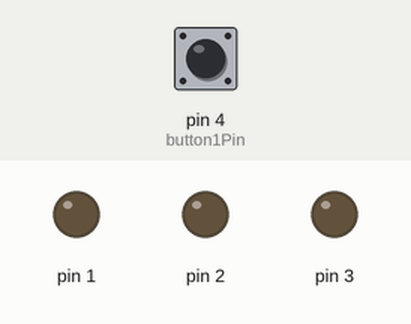
Simulated run of this sketch. Board: Arduino Uno, built with avr-gcc and run on an emulated ATmega328P. Parts: output pins drawn as LEDs (lit = HIGH). Inputs (shaded band) come from the test bench; at power-on: pin 4 (button1Pin) LOW.

Above: at 1.2 s.
1.3 s: pin 4 (button1Pin) pulled HIGH for 0.15 s
At 1.7 s:
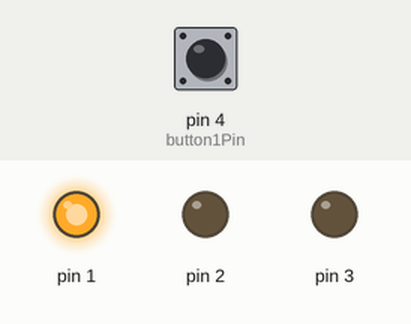
At 6.7 s:
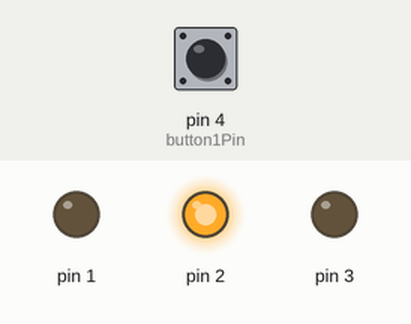
Timing chart, 0 to 15.8 s (numbered marks = the images above; inputs shaded):
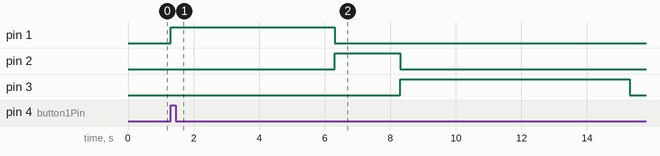

The sketch:

temperatura.ino
```cpp
const int button1Pin = 4;
int button1State = 1;


void setup() {
  pinMode (1, OUTPUT);
  pinMode (2, OUTPUT);
  pinMode (3, OUTPUT);
  pinMode (button1Pin, INPUT);

}

void loop() {

  button1State = digitalRead(button1Pin);
  if (button1State == HIGH) {
  digitalWrite(1,HIGH);
    delay(5000);
  digitalWrite(1,LOW);
  digitalWrite(2,HIGH);
  delay(2000);
  digitalWrite(2,LOW);
   digitalWrite(3,HIGH);
     delay(7000);
    digitalWrite(3,LOW);

        button1State = digitalRead(button1Pin);
  if (button1State == HIGH) {
  digitalWrite(1,LOW);
  digitalWrite(1,LOW);
  digitalWrite(2,LOW);
  digitalWrite(2,LOW);
   digitalWrite(3,LOW);
    digitalWrite(3,LOW);

  }
  else {
    return;
  }
}
}
```

Measured:
- after the input at 1.3 s, pin 1: LOW → HIGH at once, → LOW 5.0 s later; pin 2: LOW → HIGH after 5.0 s, → LOW 2.0 s later; pin 3: LOW → HIGH after 7.0 s, → LOW 7.0 s later
